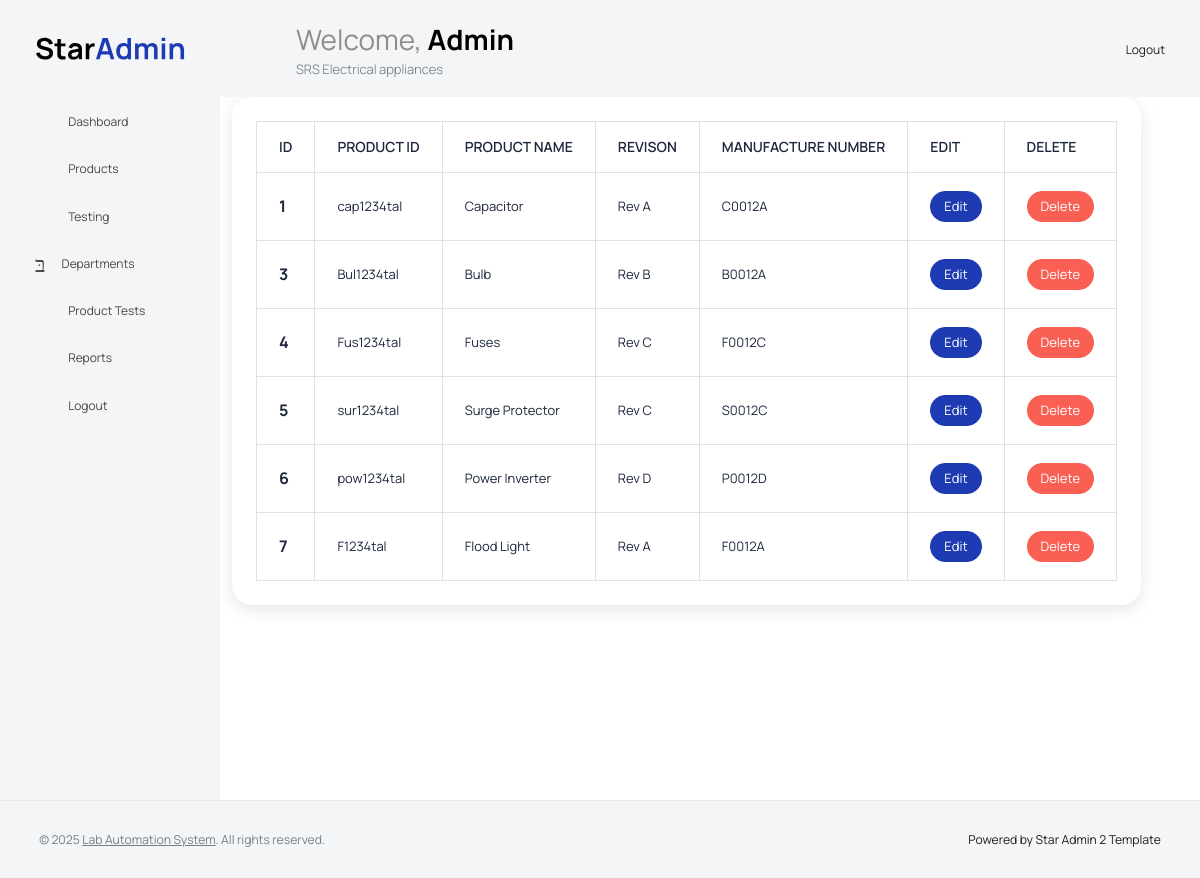
Screenshot of /modules/products/show_product.php with the database file from the repository.
### tables this page shows
CREATE TABLE `products` (
  `id` int(11) NOT NULL,
  `product_id` varchar(10) NOT NULL,
  `product_name` varchar(255) DEFAULT NULL,
  `revision` varchar(10) DEFAULT NULL,
  `manufacture_number` varchar(50) DEFAULT NULL,
  `created_at` datetime DEFAULT current_timestamp()
);

### modules/products/show_product.php (the view, shortened to what this page needs)
<?php
include("../../includes/header.php");
$sql="select * from products";
$result=$conn->query($sql);
?>
<div class="container-fluid page-body-wrapper">
   <?php include("../../includes/sidebar.php"); ?>
<div class="content-body">
  <div class="container-fluid ">
    <div class="row">
      <div class="col-lg-12">
        <div class="card">
          <div class="card-body">
            <div class="table-responsive">
              <table class="table table-responsive-sm text-dark table-bordered">
              <thead>
                <tr>
                  <th>ID</th>
                  <th>PRODUCT ID</th>
                  <th>PRODUCT NAME</th>
                  <th>REVISON</th>
                  <th>MANUFACTURE NUMBER</th>
                  <th>EDIT</th>
                  <th>DELETE</th>
                </tr>
              </thead>
              <tbody>
                <?php
                if($result->num_rows >0){
                  while ($row=$result->fetch_assoc()){
                ?>
                <tr>
                  <th><?php echo $row['id'] ?></th>
                  <td><?php echo $row['product_id'] ?></td>
                  <td><?php echo $row['product_name'] ?></td>
                  <td><?php echo $row['revision'] ?></td>
                  <td><?php echo $row['manufacture_number'] ?></td>
                  <td><a href="edit_product.php?id=<?php echo $row['id'] ?>" class="btn btn-primary btn-sm">Edit</a></td>
                  <td><a href="show_product.php?id=<?php echo $row['id']?>" class="btn btn-danger btn-sm" onclick="return confirm('Are you sure you want to delete this product?')">Delete</a></td>
                </tr>
                <?php
                  }
                }
                ?>
              </tbody>
              </table>
            </div>
          </div>
          </div>
        </div>
      </div>
    </div>
  </div>
</div>
<?php include("../../includes/footer.php"); ?>

### rows the page displays
products: id "1", product "cap1234tal", product_name "Capacitor", revision "Rev A", manufacture_number "C0012A"
products: id "3", product "Bul1234tal", product_name "Bulb", revision "Rev B", manufacture_number "B0012A"
products: id "4", product "Fus1234tal", product_name "Fuses", revision "Rev C", manufacture_number "F0012C"
products: id "5", product "sur1234tal", product_name "Surge Protector", revision "Rev C", manufacture_number "S0012C"
products: id "6", product "pow1234tal", product_name "Power Inverter", revision "Rev D", manufacture_number "P0012D"
products: id "7", product "F1234tal", product_name "Flood Light", revision "Rev A", manufacture_number "F0012A"

### other values shown
$admin_name "Admin"
